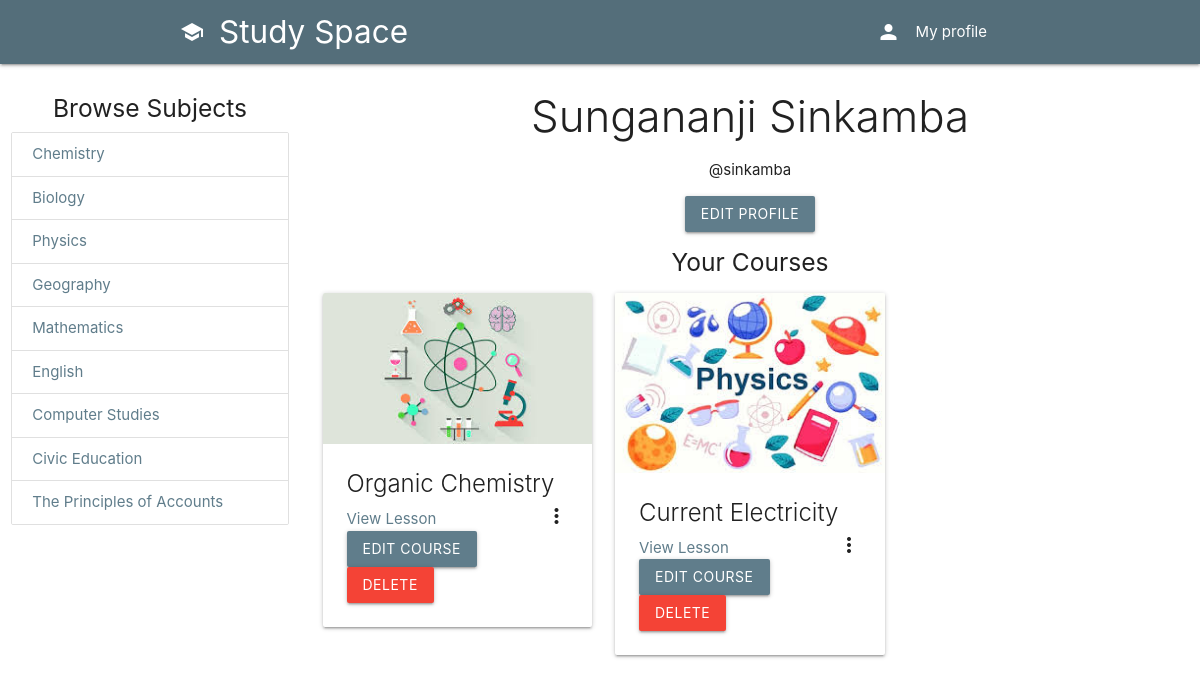
Screenshot of /user/1/ (signed in) with the database file from the repository.
### classroom/models.py (models this page shows, shortened)
class Category(models.Model):
	title = models.CharField(max_length=100, verbose_name='Title', null=True)
	icon = models.CharField(max_length=100, verbose_name='Icon', default='article')
	slug = models.SlugField(unique=True)

class Course(models.Model):
	id = models.UUIDField(primary_key=True, default=uuid.uuid4, editable=False)
	picture = models.ImageField(upload_to=user_directory_path, null=True)
	title = models.CharField(max_length=200, null=True)
	description = models.CharField(max_length=300, null=True)
	category = models.ForeignKey(Category, on_delete=models.CASCADE, null=True)
	syllabus = RichTextField()
	user = models.ForeignKey(User, on_delete=models.CASCADE, related_name='course_owner')
	enrolled = models.ManyToManyField(User)
	modules = models.ManyToManyField(Module)
	questions = models.ManyToManyField(Question)

### users/views.py (the view)
# urls.py: path('user/<username>/', UserProfile, name='profile'),
def UserProfile(request, username):
	user = get_object_or_404(User, id=username)
	courses = Course.objects.filter(user=user)
	enrolled_courses = Course.objects.filter(enrolled=user)
	categories = Category.objects.all()
	profile = Profile.objects.get(user=user)
	context = {
		'profile':profile,
		'courses':courses,
		'enrolled_courses':enrolled_courses,
		'categories':categories,
	}
	return render(request, 'users/profile.html', context)

### users/views.py (called while the page is built)
def SideNavInfo(request):
	user = request.user
	nav_profile = None
	if user.is_authenticated:
		nav_profile = Profile.objects.get(user=user)
	return {'nav_profile': nav_profile}

### users/templates/users/profile.html (shortened to what this page needs)
{% extends 'base.html'%}
{%load static%}
{%block content%}
<div class="row">
  <div class="col s3">
    {%include 'classroom/browse_component.html'%}
  </div>
  <div class="col s9">
    <div class="center align">
      <h3 class="text light">{{user.get_full_name}}</h3>
      <p>@{{user.username}}</p>
      {% if request.user == user %}
      <a href="{% url 'edit-profile' %}" class="btn waves-effect waves-light #546e7a blue-grey">Edit Profile</a>
      {%endif%}
    </div>
    <div>
      <h5 class="center-align text-lighten-4">Your Courses</h5>
      {% for course in courses %}
      <div class="col s12 m4">
        <div class="card">
          <div class="card-image waves-effect waves-block waves-light">
            <img class="activator" src="{{ course.picture.url }}">
          </div>
          <div class="card-content">
            <span class="card-title activator grey-text text-darken-4">{{ course.title }}<i
                class="material-icons right">more_vert</i></span>
            <p><a href="{% url 'course' course.id %}" class=" #546e7a blue-grey-text">View Lesson</a></p>
            <a href="{% url 'edit-course' course.id %}" class="btn #546e7a blue-grey">Edit course</a>
        <a href="{% url 'delete-course' course.id %}" class="btn red">Delete</a>
          </div>
        </div>
      </div>
      {% endfor %}
    </div>
  </div>
</div>
{%endblock%}

### classroom/templates/classroom/browse_component.html
<div class="section">
  <h5 class="center-align">Browse Subjects</h5>
  <div>
    <ul class="collection">
      {% for category in categories %}
    <a href="{% url 'category-courses' category.slug %}" class="collection-item #546e7a blue-grey-text">{{category.title}}</a>
    {% endfor %}
  </ul>
</div>
</div>

### rows the page displays
Category: title "Chemistry"
Category: title "Biology"
Category: title "Physics"
Category: title "Geography"
Category: title "Mathematics"
Category: title "English"
Category: title "Computer Studies"
Category: title "Civic Education"
Category: title "The Principles of Accounts"
Course: picture (picture), title "Organic Chemistry"
Course: picture (picture), title "Current Electricity"

### other values shown
{{ user.get_full_name }} "Sungananji Sinkamba"
{{ user.username }} "sinkamba"
